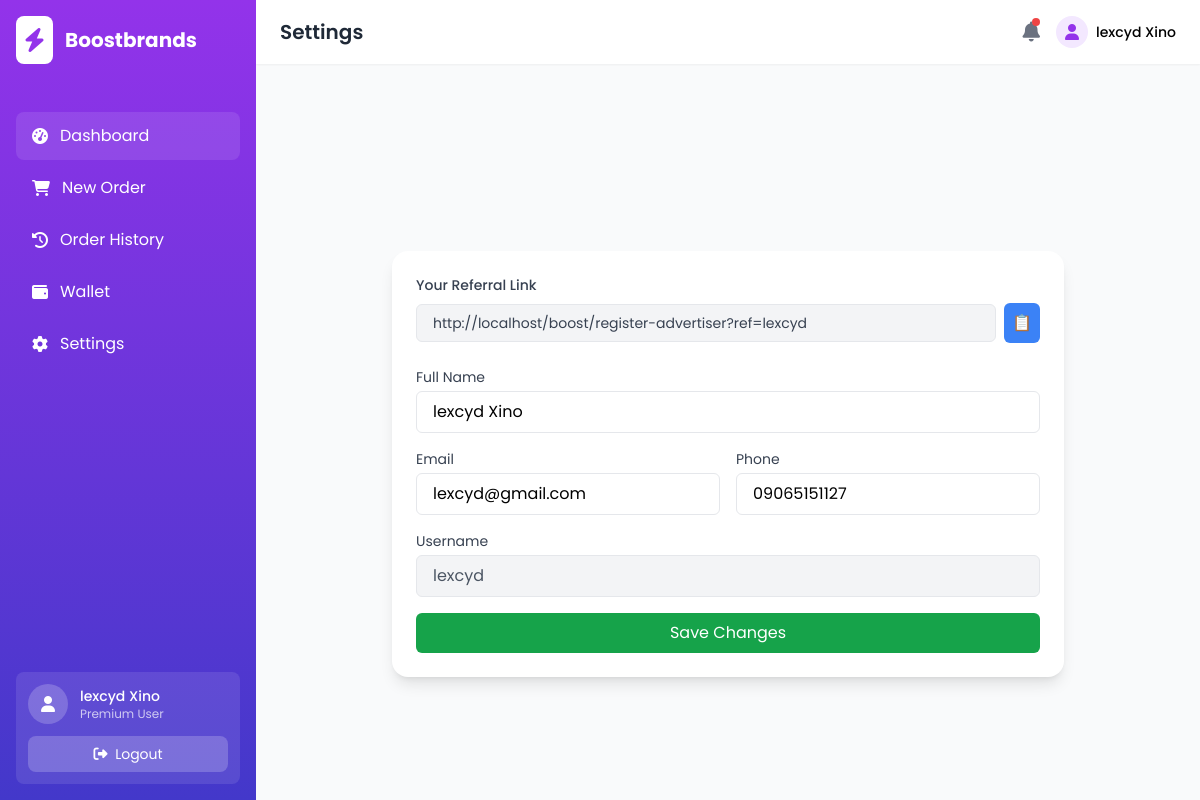
Page /advertiser-settings.php (signed in) on the committed database.
### tables this page shows
CREATE TABLE IF NOT EXISTS `user` (
  `id` int NOT NULL AUTO_INCREMENT,
  `fullName` varchar(45) NOT NULL,
  `pass` varchar(35) NOT NULL,
  `userType` varchar(15) NOT NULL,
  `profilePicture` varchar(50) NOT NULL,
  `userName` varchar(15) NOT NULL,
  `email` varchar(50) NOT NULL,
  `phone` varchar(18) NOT NULL,
  `otp` int NOT NULL,
  `verifiedStatus` tinyint(1) NOT NULL DEFAULT '0',
  `resetToken` varchar(255) NOT NULL,
  PRIMARY KEY (`id`)
);

### advertiser-settings.php (the view, shortened to what this page needs)
<?php
    include_once 'inc/database.php';
    $sqlUser = 'SELECT * FROM user  WHERE id = :id LIMIT 1';
    $stmtUser = $pdo->prepare($sqlUser);
    $stmtUser->execute(['id' => $_SESSION['id']]);
    $rowUser = $stmtUser->fetch();
?>
<!DOCTYPE html>
<html lang="en">
<head>
    <script src="https://cdn.tailwindcss.com"></script>
    <link rel="stylesheet" href="https://cdnjs.cloudflare.com/ajax/libs/font-awesome/6.4.0/css/all.min.css">
</head>
<body class="bg-gray-50">
    <div class="flex h-screen overflow-hidden">
        <div class="sidebar relative bg-gradient-to-b from-purple-600 to-indigo-700 text-white w-64 flex-shrink-0 flex flex-col">
            <div class="p-4 flex items-center space-x-3">
                <div class="bg-white p-2 rounded-lg">
                    <i class="fas fa-bolt text-purple-600 text-2xl"></i>
                </div>
                <h1 class="text-xl font-bold">Boostbrands</h1>
            </div>
            <nav class="mt-8">
                <div class="px-4 space-y-1">
                    <a href="advertiser"
                        class="flex items-center px-4 py-3 bg-white bg-opacity-10 rounded-lg text-white">
                        <i class="fas fa-tachometer-alt mr-3"></i>
                        Dashboard
                    </a>
                    <a href="new-order"
                        class="flex items-center px-4 py-3 hover:bg-white hover:bg-opacity-10 rounded-lg text-white">
                        <i class="fas fa-shopping-cart mr-3"></i>
                        New Order
                    </a>
                    <a href="order-history"
                        class="flex items-center px-4 py-3 hover:bg-white hover:bg-opacity-10 rounded-lg text-white">
                        <i class="fas fa-history mr-3"></i>
                        Order History
                    </a>
                    <a href="wallet"
                        class="flex items-center px-4 py-3 hover:bg-white hover:bg-opacity-10 rounded-lg text-white">
                        <i class="fas fa-wallet mr-3"></i>
                        Wallet
                    </a>
                    <a href="advertiser-settings"
                        class="flex items-center px-4 py-3 hover:bg-white hover:bg-opacity-10 rounded-lg text-white">
                        <i class="fas fa-cog mr-3"></i>
                        Settings
                    </a>
                </div>
            </nav>
            <div class="absolute bottom-0 w-full p-4">
                <div class="bg-white bg-opacity-10 p-3 rounded-lg">
                    <div class="flex items-center">
                        <div class="w-10 h-10 rounded-full bg-white bg-opacity-20 flex items-center justify-center">
                            <i class="fas fa-user text-white"></i>
                        </div>
                        <div class="ml-3">
                            <p class="text-sm font-medium"><?php echo $rowUser -> fullName ?></p>
                            <p class="text-xs opacity-70">Premium User</p>
                        </div>
                    </div>
                    <button class="mt-3 w-full py-2 bg-white bg-opacity-20 hover:bg-opacity-30 rounded-lg text-sm " onclick="window.location.href='logout';">
                        <i class="fas fa-sign-out-alt mr-1"></i> Logout
                    </button>
                </div>
            </div>
        </div>
        <div class="flex-1 flex flex-col overflow-hidden">
            <header class="bg-white shadow-sm z-10">
                <div class="flex items-center justify-between px-6 py-4">
                    <div class="flex items-center">
                        <h2 class="text-xl font-semibold text-gray-800">Settings</h2>
                    </div>
                    <div class="flex items-center space-x-4">
                        <div class="relative">
                            <button class="text-gray-500 hover:text-gray-700">
                                <i class="fas fa-bell text-xl"></i>
                            </button>
                            <span class="absolute top-0 right-0 w-2 h-2 bg-red-500 rounded-full"></span>
                        </div>
                        <div class="hidden md:flex items-center">
                            <div class="w-8 h-8 rounded-full bg-purple-100 flex items-center justify-center">
                                <i class="fas fa-user text-purple-600"></i>
                            </div>
                            <span class="ml-2 text-sm font-medium"><?php echo $rowUser -> fullName ?></span>
                        </div>
                    </div>
                </div>
            </header>
            <main class="flex justify-center items-center p-4 md:p-6 bg-gray-50 min-h-screen">
                <div class="bg-white shadow-lg rounded-2xl w-full max-w-2xl p-6 relative">
                    <div class="mb-6">
                        <label class="block text-gray-700 text-sm font-medium mb-2">Your Referral Link</label>
                        <div class="flex items-center space-x-2">
                            <input id="referralLink" type="text" readonly value="http://localhost/boost/register-advertiser?ref=<?php echo $rowUser -> userName ?>"
                                class="w-full px-4 py-2 border rounded-md bg-gray-100 text-gray-700 text-sm" />
                            <button onclick="copyReferralLink()"
                                class="bg-blue-500 hover:bg-blue-600 text-white p-2 rounded-md">
                                📋
                            </button>
                        </div>
                    </div>
                    <form class="space-y-4" method="POST">
                        <div class="grid grid-cols-1 md:grid-cols-2 gap-4">
                            <div class="md:col-span-2">
                                <label class="block text-gray-700 text-sm mb-1">Full Name</label>
                                <input type="text" placeholder="full name" name="fullName"
                                    value="<?php echo $rowUser -> fullName ?>"
                                    class="w-full px-4 py-2 border rounded-md focus:outline-none focus:ring focus:ring-blue-300" />
                            </div>
                            <div>
                                <label class="block text-gray-700 text-sm mb-1">Email</label>
                                <input type="email" placeholder="Enter email" name="email"
                                    value="<?php echo $rowUser -> email ?>"
                                    class="w-full px-4 py-2 border rounded-md focus:outline-none focus:ring focus:ring-blue-300" />
                            </div>
                            <div>
                                <label class="block text-gray-700 text-sm mb-1">Phone</label>
                                <input type="tel" placeholder="Enter phone number" name="phone"
                                    value="<?php echo $rowUser -> phone ?>"
                                    class="w-full px-4 py-2 border rounded-md focus:outline-none focus:ring focus:ring-blue-300" />
                            </div>
                            <div class="md:col-span-2">
                                <label class="block text-gray-700 text-sm mb-1">Username</label>
                                <input type="text" value="<?php echo $rowUser -> userName ?>" readonly
                                    class="w-full px-4 py-2 border rounded-md bg-gray-100 text-gray-600" />
                            </div>
                        </div>
                        <button type="submit" name="submit"
                            class="mt-4 w-full bg-green-600 text-white py-2 rounded-md hover:bg-green-700 transition">Save
                            Changes</button>
                    </form>
                </div>
            </main>
        </div>
    </div>
</body>
</html>

### advertiser-settings.php (style rules this page uses)
body { font-family: 'Poppins', sans-serif; background-color: #f5f7fa; }

### rows in the picture
user: fullName "lexcyd Xino", userName "http://localhost/boost/register-advertiser?ref=lexcyd", email "lexcyd@gmail.com", phone "09065151127", userName "lexcyd"
